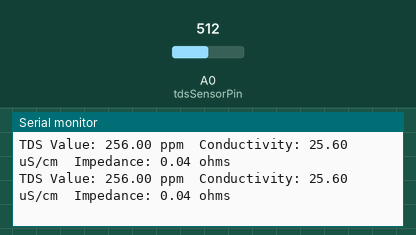
This sketch was run on a simulated Arduino Uno, built with avr-gcc and run on an emulated ATmega328P. Parts: the last lines printed to the serial monitor. The test bench sets the inputs (shaded band); at power-on: A0 (tdsSensorPin) = 512.

Above: at 1.8 s.
1.9 s: A0 (tdsSensorPin) set to 0
At 2.8 s:
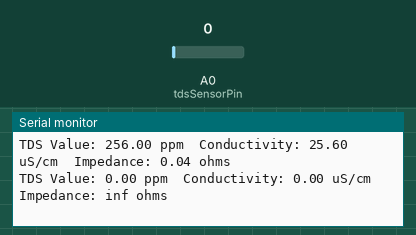
4.5 s: A0 (tdsSensorPin) set to 122
At 5.8 s:
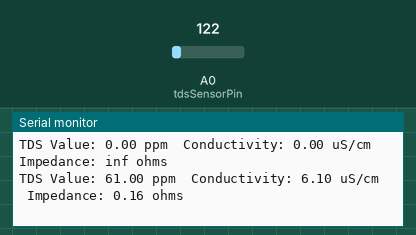

The sketch:

Tdstesting.ino
```cpp
// Include necessary libraries
#include <Arduino.h>

// Define analog pin for TDS sensor input
const int tdsSensorPin = A0;

// Define constants for calibration (adjust these values as needed)
const float tdsCalibrationFactor = 0.5; // Calibration factor for TDS sensor

// Variables for storing sensor data
float tdsValue;       // Total Dissolved Solids (TDS) value
float conductivity;   // Electrical Conductivity
float impedance;      // Electrical Impedance

void setup() {
  // Initialize serial communication for debugging
  Serial.begin(9600);
}

void loop() {
  // Read the analog value from the TDS sensor
  int rawValue = analogRead(tdsSensorPin);

  // Convert the raw value to TDS using a calibration factor
  tdsValue = rawValue * tdsCalibrationFactor;

  // Calculate electrical conductivity (assuming linear relationship)
  // You may need to adjust the constants based on your sensor's characteristics
  conductivity = tdsValue * 0.1; // Example scaling factor

  // Calculate electrical impedance by taking the reciprocal of conductivity
  impedance = 1.0 / conductivity;

  // Print the values to the serial monitor
  Serial.print("TDS Value: ");
  Serial.print(tdsValue);
  Serial.print(" ppm"); // Parts Per Million
  Serial.print("\tConductivity: ");
  Serial.print(conductivity);
  Serial.print(" uS/cm"); // Microsiemens per centimeter
  Serial.print("\tImpedance: ");
  Serial.print(impedance);
  Serial.println(" ohms");

  // You can add delay here to control the data sampling rate
  delay(1000); // Sample every 1 second (adjust as needed)
}
```

Measured:
- after the input at 1.9 s, the serial monitor: prints a new line after 0.11 s (image 1)
- after the input at 4.5 s, the serial monitor: prints a new line after 0.52 s (image 2)
